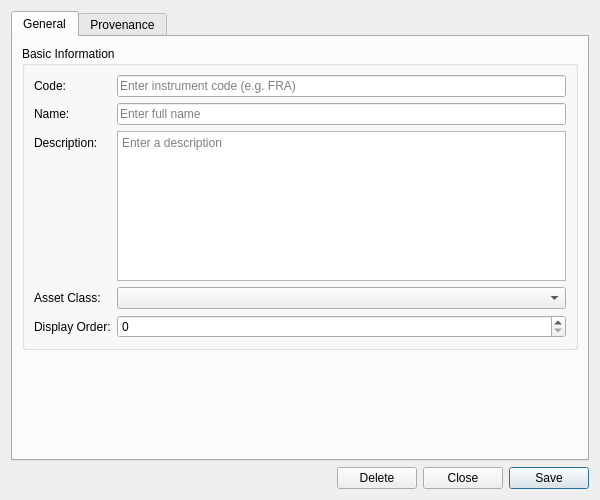
<?xml version="1.0" encoding="UTF-8"?>
<ui version="4.0">
 <class>InstrumentCodeDetailDialog</class>
 <widget class="QWidget" name="InstrumentCodeDetailDialog">
  <property name="geometry">
   <rect>
    <x>0</x>
    <y>0</y>
    <width>600</width>
    <height>500</height>
   </rect>
  </property>
  <property name="sizePolicy">
   <sizepolicy hsizetype="Preferred" vsizetype="Preferred">
    <horstretch>0</horstretch>
    <verstretch>0</verstretch>
   </sizepolicy>
  </property>
  <property name="minimumSize">
   <size>
    <width>600</width>
    <height>500</height>
   </size>
  </property>
  <property name="windowTitle">
   <string>Instrument Code Details</string>
  </property>
  <layout class="QVBoxLayout" name="verticalLayout">
   <item>
    <widget class="QTabWidget" name="tabWidget">
     <property name="currentIndex"><number>0</number></property>
     <widget class="QWidget" name="generalTab">
      <attribute name="title"><string>General</string></attribute>
      <layout class="QVBoxLayout" name="generalLayout">
       <item>
        <widget class="QGroupBox" name="basicInfoGroup">
         <property name="title">
          <string>Basic Information</string>
         </property>
         <layout class="QFormLayout" name="formLayout">
          <item row="0" column="0">
           <widget class="QLabel" name="labelCode">
            <property name="text">
             <string>Code:</string>
            </property>
           </widget>
          </item>
          <item row="0" column="1">
           <widget class="QLineEdit" name="codeEdit">
            <property name="placeholderText">
             <string>Enter instrument code (e.g. FRA)</string>
            </property>
            <property name="readOnly">
             <bool>true</bool>
            </property>
           </widget>
          </item>
          <item row="1" column="0">
           <widget class="QLabel" name="labelName">
            <property name="text">
             <string>Name:</string>
            </property>
           </widget>
          </item>
          <item row="1" column="1">
           <widget class="QLineEdit" name="nameEdit">
            <property name="placeholderText">
             <string>Enter full name</string>
            </property>
           </widget>
          </item>
          <item row="2" column="0">
           <widget class="QLabel" name="labelDescription">
            <property name="text">
             <string>Description:</string>
            </property>
           </widget>
          </item>
          <item row="2" column="1">
           <widget class="QPlainTextEdit" name="descriptionEdit">
            <property name="minimumSize">
             <size>
              <width>0</width>
              <height>80</height>
             </size>
            </property>
            <property name="maximumSize">
             <size>
              <width>16777215</width>
              <height>150</height>
             </size>
            </property>
            <property name="placeholderText">
             <string>Enter a description</string>
            </property>
           </widget>
          </item>
          <item row="3" column="0">
           <widget class="QLabel" name="labelAssetClass">
            <property name="text">
             <string>Asset Class:</string>
            </property>
           </widget>
          </item>
          <item row="3" column="1">
           <widget class="QComboBox" name="assetClassCombo">
            <property name="insertPolicy">
             <enum>QComboBox::NoInsert</enum>
            </property>
           </widget>
          </item>
          <item row="4" column="0">
           <widget class="QLabel" name="labelDisplayOrder">
            <property name="text">
             <string>Display Order:</string>
            </property>
           </widget>
          </item>
          <item row="4" column="1">
           <widget class="QSpinBox" name="displayOrderEdit">
            <property name="minimum">
             <number>0</number>
            </property>
            <property name="maximum">
             <number>9999</number>
            </property>
           </widget>
          </item>
         </layout>
        </widget>
       </item>
       <item>
        <spacer name="verticalSpacer">
         <property name="orientation">
          <enum>Qt::Vertical</enum>
         </property>
         <property name="sizeHint" stdset="0">
          <size>
           <width>20</width>
           <height>40</height>
          </size>
         </property>
        </spacer>
       </item>
      </layout>
     </widget>
     <widget class="QWidget" name="provenanceTab">
      <attribute name="title"><string>Provenance</string></attribute>
      <layout class="QVBoxLayout" name="provenanceTabLayout">
       <item>
        <widget class="ores::qt::ProvenanceWidget" name="provenanceWidget" native="true"/>
       </item>
      </layout>
     </widget>
    </widget>
   </item>
   <item>
    <layout class="QHBoxLayout" name="buttonLayout">
     <item>
      <spacer name="horizontalSpacer">
       <property name="orientation">
        <enum>Qt::Horizontal</enum>
       </property>
       <property name="sizeHint" stdset="0">
        <size>
         <width>40</width>
         <height>20</height>
        </size>
       </property>
      </spacer>
     </item>
     <item>
      <widget class="QPushButton" name="deleteButton">
       <property name="text">
        <string>Delete</string>
       </property>
      </widget>
     </item>
     <item>
      <widget class="QPushButton" name="closeButton">
       <property name="text">
        <string>Close</string>
       </property>
      </widget>
     </item>
     <item>
      <widget class="QPushButton" name="saveButton">
       <property name="text">
        <string>Save</string>
       </property>
       <property name="default">
        <bool>true</bool>
       </property>
      </widget>
     </item>
    </layout>
   </item>
  </layout>
 </widget>
 <customwidgets>
  <customwidget>
   <class>ores::qt::ProvenanceWidget</class>
   <extends>QWidget</extends>
   <header>ores.qt/ProvenanceWidget.hpp</header>
  </customwidget>
 </customwidgets>
 <resources/>
 <connections/>
</ui>
